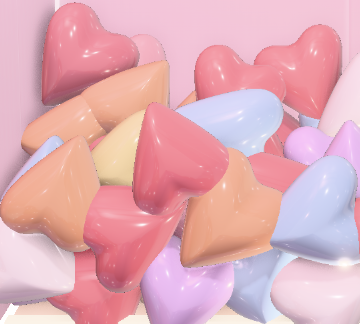
#> input picture error-overlap.png, 360 x 324 px
$ python -i cmp2.py   (imports and definitions only)
#> lines starting #> are read from the running program, lines starting #| are printed output that depends on the picture
"""두 렌더를 나란히 비교."""
import sys
from PIL import Image, ImageDraw
# [1 line that did not run here, left out]
W = 520
def load(p):
#> called with p = '../error-overlap.png'
    im = Image.open(p).convert('RGB')
#> im is the input picture: PIL image 360x324 RGB; mean R, G, B 226.9, 172.9, 183.3
    im = im.crop((0, int(im.height*0.58), im.width, im.height))
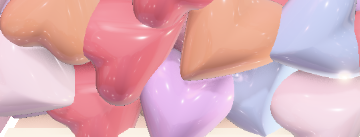
#> im: PIL image 360x137 RGB; mean R, G, B 221, 172.6, 182.8
    return im.resize((W, int(im.height*W/im.width)), Image.LANCZOS)
# [1 line not run here, left out]
BAR = 24
# [1 line that did not run here, left out]
# [1 line that did not run here, left out]
# [4 lines not run here, left out]

>>> result = load('../error-overlap.png')
